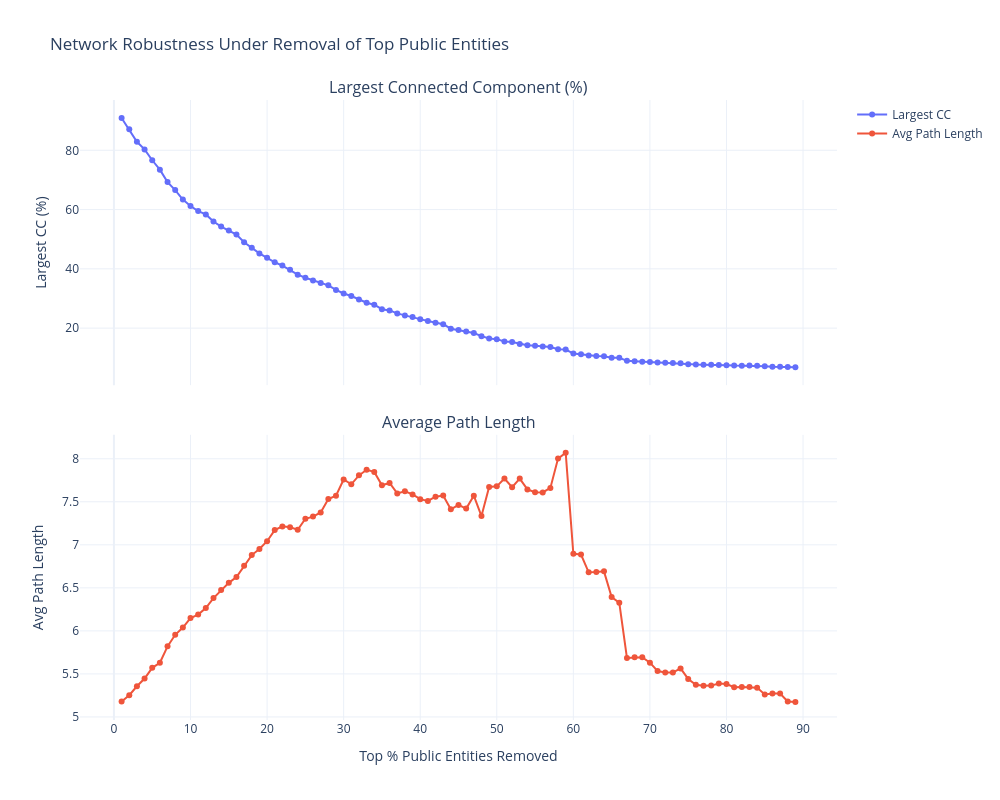

Notebook source saved alongside this figure:
### Code cell
from plotly.subplots import make_subplots

fig = make_subplots(
    rows=2,
    cols=1,
    shared_xaxes=True,
    vertical_spacing=0.08,
    subplot_titles=(
        "Largest Connected Component (%)",
        "Average Path Length"
    )
)

fig.add_trace(
    go.Scatter(
        x=pub_lcc_df["removed_pct_public"],
        y=pub_lcc_df["largest_cc_pct"],
        mode="lines+markers",
        name="Largest CC"
    ),
    row=1,
    col=1
)

fig.add_trace(
    go.Scatter(
        x=pub_lcc_df["removed_pct_public"],
        y=pub_lcc_df["avg_path_length"],
        mode="lines+markers",
        name="Avg Path Length"
    ),
    row=2,
    col=1
)

fig.update_xaxes(
    title_text="Top % Public Entities Removed",
    row=2,
    col=1
)

fig.update_yaxes(
    title_text="Largest CC (%)",
    row=1,
    col=1
)

fig.update_yaxes(
    title_text="Avg Path Length",
    row=2,
    col=1
)

fig.update_layout(
    template="plotly_white",
    height=800,
    width=1000,
    title="Network Robustness Under Removal of Top Public Entities"
)

fig.show()

### Figure 1 — Plotly figure (JSON) as saved in the notebook; plotly's stock layout.template omitted (floating-point values rounded to 4 significant figures)
{"data": [{"mode": "lines+markers", "name": "Largest CC", "type": "scatter", "x": [1, 2, 3, 4, 5, 6, 7, 8, 9, 10, 11, 12, 13, 14, 15, 16, 17, 18, 19, 20, 21, 22, 23, 24, 25, 26, 27, 28, 29, 30, 31, 32, 33, 34, 35, 36, 37, 38, 39, 40, 41, 42, 43, 44, 45, 46, 47, 48, 49, 50, 51, 52, 53, 54, 55, 56, 57, 58, 59, 60, 61, 62, 63, 64, 65, 66, 67, 68, 69, 70, 71, 72, 73, 74, 75, 76, 77, 78, 79, 80, 81, 82, 83, 84, 85, 86, 87, 88, 89], "xaxis": "x", "y": [90.9, 87.08, 82.89, 80.31, 76.64, 73.47, 69.28, 66.58, 63.36, 61.21, 59.48, 58.37, 55.97, 54.26, 52.92, 51.59, 48.96, 47.11, 45.22, 43.72, 42.22, 41.1, 39.68, 38.04, 36.98, 36.06, 35.24, 34.44, 32.87, 31.68, 30.82, 29.7, 28.58, 27.91, 26.37, 25.97, 24.96, 24.29, 23.75, 23.03, 22.37, 21.84, 21.33, 19.81, 19.35, 18.88, 18.34, 17.28, 16.48, 16.27, 15.5, 15.29, 14.67, 14.25, 14.04, 13.81, 13.59, 12.84, 12.77, 11.42, 11.15, 10.72, 10.62, 10.5, 10.01, 9.979, 8.963, 8.822, 8.663, 8.574, 8.361, 8.271, 8.217, 8.108, 7.839, 7.712, 7.655, 7.652, 7.524, 7.503, 7.355, 7.334, 7.348, 7.327, 7.123, 6.956, 6.97, 6.837, 6.814], "yaxis": "y"}, {"mode": "lines+markers", "name": "Avg Path Length", "type": "scatter", "x": [1, 2, 3, 4, 5, 6, 7, 8, 9, 10, 11, 12, 13, 14, 15, 16, 17, 18, 19, 20, 21, 22, 23, 24, 25, 26, 27, 28, 29, 30, 31, 32, 33, 34, 35, 36, 37, 38, 39, 40, 41, 42, 43, 44, 45, 46, 47, 48, 49, 50, 51, 52, 53, 54, 55, 56, 57, 58, 59, 60, 61, 62, 63, 64, 65, 66, 67, 68, 69, 70, 71, 72, 73, 74, 75, 76, 77, 78, 79, 80, 81, 82, 83, 84, 85, 86, 87, 88, 89], "xaxis": "x2", "y": [5.179, 5.253, 5.356, 5.447, 5.571, 5.63, 5.82, 5.955, 6.038, 6.15, 6.19, 6.266, 6.381, 6.476, 6.558, 6.626, 6.757, 6.881, 6.952, 7.042, 7.171, 7.214, 7.205, 7.174, 7.303, 7.328, 7.376, 7.532, 7.57, 7.759, 7.703, 7.807, 7.872, 7.847, 7.692, 7.719, 7.597, 7.621, 7.585, 7.531, 7.51, 7.559, 7.573, 7.412, 7.463, 7.421, 7.571, 7.334, 7.672, 7.679, 7.77, 7.669, 7.769, 7.644, 7.612, 7.609, 7.661, 8.002, 8.069, 6.896, 6.887, 6.681, 6.684, 6.692, 6.393, 6.326, 5.685, 5.693, 5.693, 5.631, 5.534, 5.516, 5.516, 5.564, 5.441, 5.373, 5.361, 5.364, 5.39, 5.382, 5.345, 5.349, 5.349, 5.341, 5.261, 5.271, 5.271, 5.179, 5.174], "yaxis": "y2"}], "layout": {"annotations": [{"font": {"size": 16}, "showarrow": false, "text": "Largest Connected Component (%)", "x": 0.5, "xanchor": "center", "xref": "paper", "y": 1, "yanchor": "bottom", "yref": "paper"}, {"font": {"size": 16}, "showarrow": false, "text": "Average Path Length", "x": 0.5, "xanchor": "center", "xref": "paper", "y": 0.46, "yanchor": "bottom", "yref": "paper"}], "height": 800, "title": {"text": "Network Robustness Under Removal of Top Public Entities"}, "width": 1000, "xaxis": {"anchor": "y", "domain": [0, 1], "matches": "x2", "showticklabels": false}, "xaxis2": {"anchor": "y2", "domain": [0, 1], "title": {"text": "Top % Public Entities Removed"}}, "yaxis": {"anchor": "x", "domain": [0.54, 1], "title": {"text": "Largest CC (%)"}}, "yaxis2": {"anchor": "x2", "domain": [0, 0.46], "title": {"text": "Avg Path Length"}}}}
